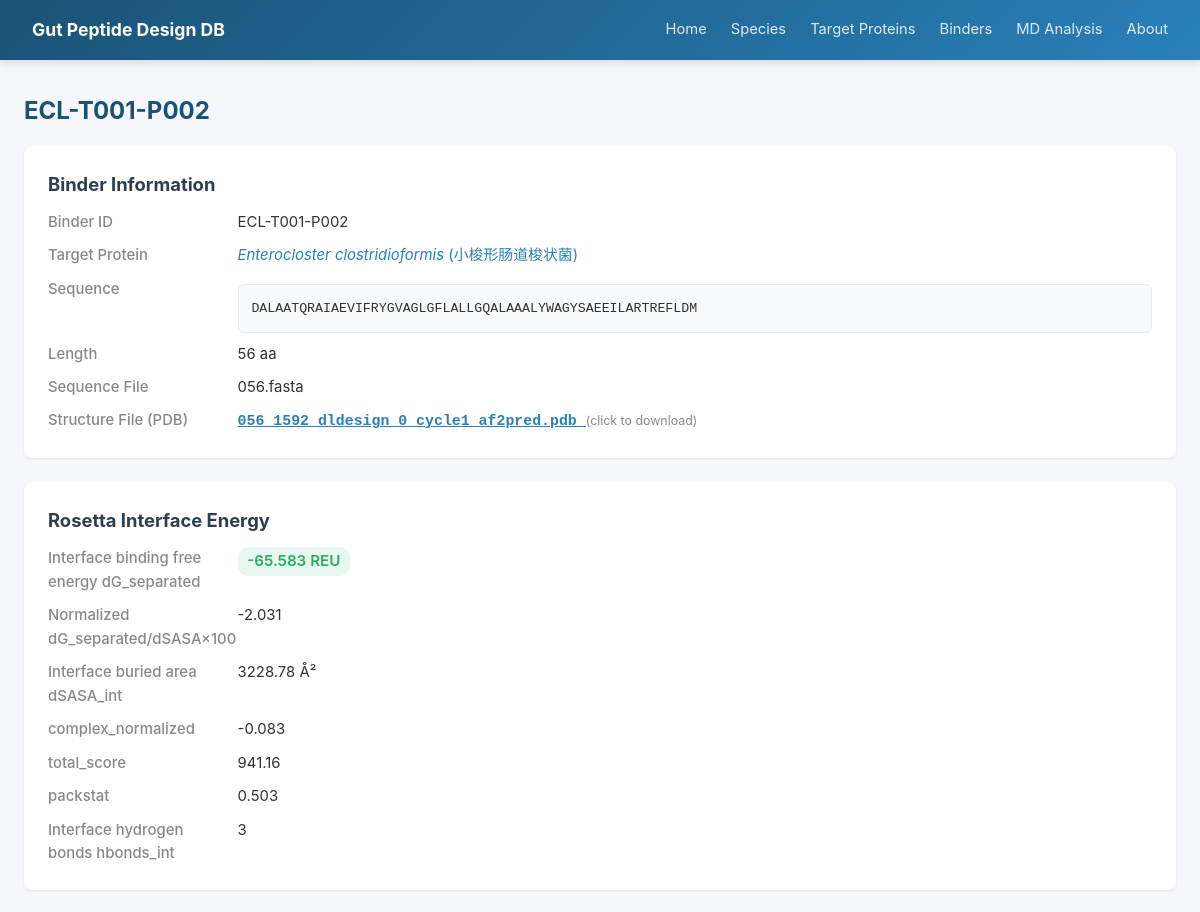
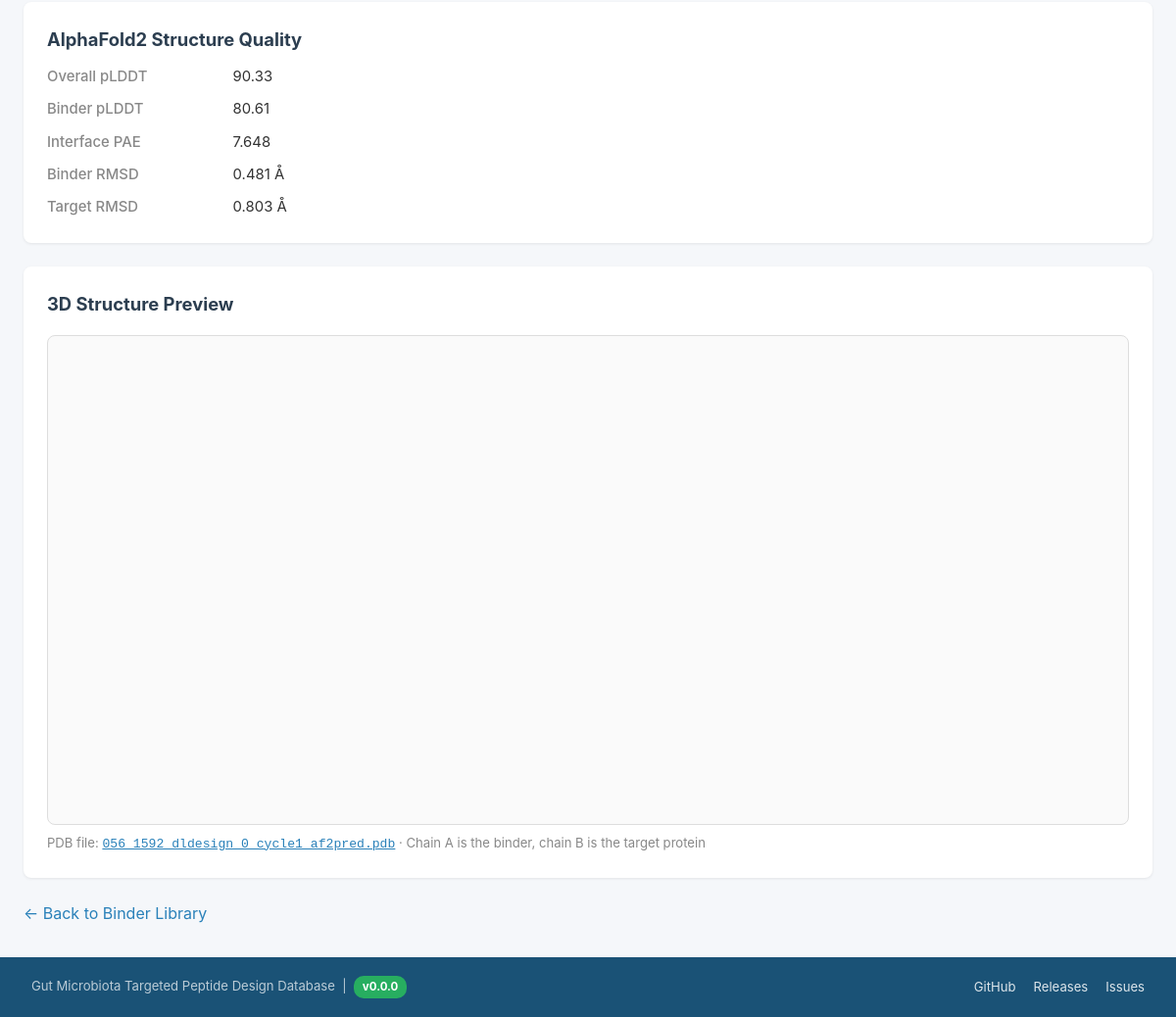
The page /binders/ECL-T001-P002 on the database its author committed (2 pictures, top to bottom).
### tables this page shows
CREATE TABLE Binder (
        Binder_ID       TEXT PRIMARY KEY,
        Species_ID      TEXT NOT NULL,
        Binder_Sequence TEXT,
        Length          INTEGER,
        Raw_Score       REAL,
        dG_sep_norm     REAL,
        dSASA_int       REAL,
        complex_norm    REAL,
        total_score     REAL,
        packstat        REAL,
        hbonds_int      INTEGER,
        pLDDT_total     REAL,
        pLDDT_binder    REAL,
        PAE_interaction REAL,
        binder_RMSD     REAL,
        target_RMSD     REAL,
        Sequence_File   TEXT,
        Structure_File  TEXT,
        Notes           TEXT,
        FOREIGN KEY (Species_ID) REFERENCES Species(Species_ID)
    );

CREATE TABLE Species (
        Species_ID      TEXT PRIMARY KEY,
        Scientific_Name TEXT NOT NULL,
        Chinese_Name    TEXT,
        Taxonomy_ID     INTEGER,
        Genome_Accession TEXT,
        Proteome_Source TEXT,
        Notes           TEXT
    );

### app.py (the view)
@app.route('/binders/<bid>')
def binder_detail(bid):
    db = get_db()
    b = db.execute("""
        SELECT b.*, s.Scientific_Name, s.Chinese_Name
        FROM Binder b JOIN Species s ON b.Species_ID=s.Species_ID
        WHERE b.Binder_ID=?
    """, (bid,)).fetchone()
    if not b: return "未找到", 404
    return render_template('binder_detail.html', b=b)

### app.py (called while the page is built)
@app.context_processor
def inject_meta():
    return {'DB_VERSION': DB_VERSION, 'REPO_URL': REPO_URL}

def get_db():
    if 'db' not in g:
        g.db = sqlite3.connect(DB_PATH)
        g.db.row_factory = sqlite3.Row
    return g.db

### templates/binder_detail.html (shortened to what this page needs)
{% extends "base.html" %}
{% block content %}
<h1>{{ b.Binder_ID }}</h1>
<div class="card">
    <h2>Binder Information</h2>
    <div class="detail-grid">
        <div class="detail-label">Binder ID</div><div>{{ b.Binder_ID }}</div>
        <div class="detail-label">Target Protein</div><div><a href="/species/{{ b.Species_ID }}"><em>{{ b.Scientific_Name }}</em> ({{ b.Chinese_Name }})</a></div>
        <div class="detail-label">Sequence</div><div class="seq-box" style="display:inline-block;">{{ b.Binder_Sequence }}</div>
        <div class="detail-label">Length</div><div>{{ b.Length or '-' }} aa</div>
        <div class="detail-label">Sequence File</div><div>{{ b.Sequence_File or '-' }}</div>
        <div class="detail-label">Structure File (PDB)</div>
        <div>
            {% if b.Structure_File %}
            <a href="#" onclick="confirmDownload('{{ b.Structure_File }}');return false;"
               style="font-family:monospace; text-decoration:underline; cursor:pointer;" title="Click to download the PDB file">
               <strong>{{ b.Structure_File }}</strong>
            </a>
            <small style="color:#888;">(click to download)</small>
            {% else %}-{% endif %}
        </div>
    </div>
</div>
<div class="card">
    <h2>Rosetta Interface Energy</h2>
    {% if b.Raw_Score is not none %}
    <div class="detail-grid">
        <div class="detail-label">Interface binding free energy dG_separated</div>
        <div><span class="badge {% if b.Raw_Score < -6 %}badge-green{% elif b.Raw_Score < -4 %}badge-blue{% else %}badge-orange{% endif %}" style="font-size:.95rem;">{{ "%.3f"|format(b.Raw_Score) }} REU</span></div>
        <div class="detail-label">Normalized dG_separated/dSASA×100</div><div>{{ "%.3f"|format(b.dG_sep_norm) }}</div>
        <div class="detail-label">Interface buried area dSASA_int</div><div>{{ "%.2f"|format(b.dSASA_int) }} Å²</div>
        <div class="detail-label">complex_normalized</div><div>{{ "%.3f"|format(b.complex_norm) }}</div>
        <div class="detail-label">total_score</div><div>{{ "%.2f"|format(b.total_score) }}</div>
        <div class="detail-label">packstat</div><div>{{ "%.3f"|format(b.packstat) }}</div>
        <div class="detail-label">Interface hydrogen bonds hbonds_int</div><div>{{ b.hbonds_int }}</div>
    </div>
    {% else %}
    <p style="color:#e67e22;">The Rosetta energy for this binder ({{ b.Structure_File }}) has not yet been compiled; to be added.</p>
    {% endif %}
</div>
<div class="card">
    <h2>AlphaFold2 Structure Quality</h2>
    {% if b.pLDDT_total is not none %}
    <div class="detail-grid">
        <div class="detail-label">Overall pLDDT</div><div>{{ "%.2f"|format(b.pLDDT_total) }}</div>
        <div class="detail-label">Binder pLDDT</div><div>{{ "%.2f"|format(b.pLDDT_binder) }}</div>
        <div class="detail-label">Interface PAE</div><div>{{ "%.3f"|format(b.PAE_interaction) }}</div>
        <div class="detail-label">Binder RMSD</div><div>{{ "%.3f"|format(b.binder_RMSD) }} Å</div>
        <div class="detail-label">Target RMSD</div><div>{{ "%.3f"|format(b.target_RMSD) }} Å</div>
    </div>
    {% else %}
    <p style="color:#e67e22;">The AF2 quality metrics for this binder have not yet been compiled; to be added.</p>
    {% endif %}
</div>
{% if b.Structure_File %}
<div class="card">
    <h2>3D Structure Preview</h2>
    <div id="pdb-viewer"></div>
    <p style="font-size:.82rem; color:#888; margin-top:.5rem;">
        PDB file:
        <a href="#" onclick="confirmDownload('{{ b.Structure_File }}');return false;"
           style="font-family:monospace; text-decoration:underline; cursor:pointer;">{{ b.Structure_File }}</a>
        · Chain A is the binder, chain B is the target protein
    </p>
</div>
{% endif %}
<p><a href="/binders">&larr; Back to Binder Library</a></p>
{% endblock %}

### templates/base.html (style rules this page uses)
* { margin:0; padding:0; box-sizing:border-box; }
body { font-family:-apple-system,BlinkMacSystemFont,"Segoe UI","PingFang SC","Microsoft YaHei",sans-serif; background:#f5f7fa; color:#333; line-height:1.6; }
.card { background:white; border-radius:8px; box-shadow:0 1px 3px rgba(0,0,0,.08); padding:1.5rem; margin-bottom:1.5rem; }
.badge { display:inline-block; padding:.15rem .6rem; border-radius:10px; font-size:.75rem; font-weight:600; }
.badge-green { background:#e8f8f0; color:#27ae60; }
.detail-grid { display:grid; grid-template-columns:180px 1fr; gap:.6rem; font-size:.93rem; }
.detail-label { color:#888; font-weight:500; }
.seq-box { background:#f8f9fa; border:1px solid #e9ecef; border-radius:6px; padding:.8rem; font-family:"Courier New",monospace; font-size:.83rem; word-break:break-all; margin-top:.4rem; }
h1 { font-size:1.5rem; margin-bottom:1rem; color:#1a5276; }
h2 { font-size:1.15rem; margin-bottom:.7rem; color:#2c3e50; }
a { color:#2980b9; text-decoration:none; }
#pdb-viewer { position:relative; width:100%; height:500px; border:1px solid #ddd; border-radius:8px; margin-top:1rem; background:#fafafa; overflow:hidden; }

### rows shown on the page
Binder: Binder_ID "ECL-T001-P002", Binder_Sequence "DALAATQRAIAEVIFRYGVAGLGFLALLGQALAAALYWAGYSAEEILARTREFLDM", Length "56", Sequence_File "056.fasta", Structure_File "056_1592_dldesign_0_cycle1_af2pred.pdb", Raw_Score "-65.583", dG_sep_norm "-2.031", dSASA_int "3228.78", complex_norm "-0.083", total_score "941.16", packstat "0.503", hbonds_int "3", pLDDT_total "90.33", pLDDT_binder "80.61", PAE_interaction "7.648", binder_RMSD "0.481", target_RMSD "0.803"
Species: Scientific_Name "Enterocloster clostridioformis", Chinese_Name "小梭形肠道梭状菌"

### other values the page prints
{{ DB_VERSION }} "0.0.0"
